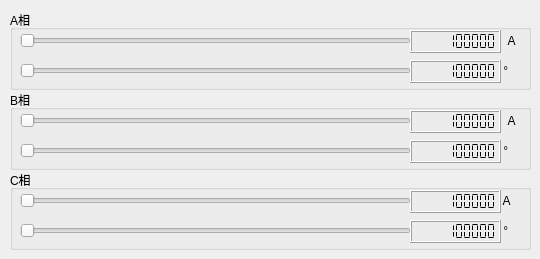
    <widget class="QWidget" name="I">
     <attribute name="title">
      <string>页</string>
     </attribute>
     <widget class="QGroupBox" name="group_S_I_C">
      <property name="geometry">
       <rect>
        <x>10</x>
        <y>170</y>
        <width>521</width>
        <height>80</height>
       </rect>
      </property>
      <property name="title">
       <string>C相</string>
      </property>
      <widget class="QSlider" name="S_I_IC">
       <property name="geometry">
        <rect>
         <x>10</x>
         <y>20</y>
         <width>391</width>
         <height>22</height>
        </rect>
       </property>
       <property name="orientation">
        <enum>Qt::Horizontal</enum>
       </property>
       <property name="tickPosition">
        <enum>QSlider::NoTicks</enum>
       </property>
       <property name="tickInterval">
        <number>1</number>
       </property>
      </widget>
      <widget class="QSlider" name="S_I_IC_Phase">
       <property name="geometry">
        <rect>
         <x>10</x>
         <y>50</y>
         <width>391</width>
         <height>22</height>
        </rect>
       </property>
       <property name="orientation">
        <enum>Qt::Horizontal</enum>
       </property>
       <property name="tickInterval">
        <number>1</number>
       </property>
      </widget>
      <widget class="QLabel" name="label_42">
       <property name="geometry">
        <rect>
         <x>490</x>
         <y>50</y>
         <width>21</width>
         <height>21</height>
        </rect>
       </property>
       <property name="text">
        <string> °</string>
       </property>
      </widget>
      <widget class="QLabel" name="label_43">
       <property name="geometry">
        <rect>
         <x>490</x>
         <y>20</y>
         <width>21</width>
         <height>21</height>
        </rect>
       </property>
       <property name="text">
        <string> A</string>
       </property>
      </widget>
      <widget class="QLCDNumber" name="S_I_IC_V">
       <property name="geometry">
        <rect>
         <x>400</x>
         <y>20</y>
         <width>91</width>
         <height>23</height>
        </rect>
       </property>
       <property name="toolTip">
        <string>电流（A）</string>
       </property>
       <property name="smallDecimalPoint">
        <bool>false</bool>
       </property>
       <property name="digitCount">
        <number>10</number>
       </property>
       <property name="segmentStyle">
        <enum>QLCDNumber::Flat</enum>
       </property>
       <property name="value" stdset="0">
        <double>123456789.000000000000000</double>
       </property>
      </widget>
      <widget class="QLCDNumber" name="S_I_IC_Phase_V">
       <property name="geometry">
        <rect>
         <x>400</x>
         <y>50</y>
         <width>91</width>
         <height>23</height>
        </rect>
       </property>
       <property name="toolTip">
        <string>电流相位（°）</string>
       </property>
       <property name="smallDecimalPoint">
        <bool>false</bool>
       </property>
       <property name="digitCount">
        <number>10</number>
       </property>
       <property name="segmentStyle">
        <enum>QLCDNumber::Flat</enum>
       </property>
       <property name="value" stdset="0">
        <double>123456789.000000000000000</double>
       </property>
      </widget>
     </widget>
     <widget class="QGroupBox" name="group_S_I_B">
      <property name="geometry">
       <rect>
        <x>10</x>
        <y>90</y>
        <width>521</width>
        <height>80</height>
       </rect>
      </property>
      <property name="title">
       <string>B相</string>
      </property>
      <widget class="QSlider" name="S_I_IB">
       <property name="geometry">
        <rect>
         <x>10</x>
         <y>20</y>
         <width>391</width>
         <height>22</height>
        </rect>
       </property>
       <property name="orientation">
        <enum>Qt::Horizontal</enum>
       </property>
       <property name="tickPosition">
        <enum>QSlider::NoTicks</enum>
       </property>
       <property name="tickInterval">
        <number>1</number>
       </property>
      </widget>
      <widget class="QSlider" name="S_I_IB_Phase">
       <property name="geometry">
        <rect>
         <x>10</x>
         <y>50</y>
         <width>391</width>
         <height>22</height>
        </rect>
       </property>
       <property name="orientation">
        <enum>Qt::Horizontal</enum>
       </property>
       <property name="tickInterval">
        <number>1</number>
       </property>
      </widget>
      <widget class="QLabel" name="label_44">
       <property name="geometry">
        <rect>
         <x>490</x>
         <y>50</y>
         <width>21</width>
         <height>21</height>
        </rect>
       </property>
       <property name="text">
        <string> °</string>
       </property>
      </widget>
      <widget class="QLabel" name="label_45">
       <property name="geometry">
        <rect>
         <x>495</x>
         <y>20</y>
         <width>21</width>
         <height>21</height>
        </rect>
       </property>
       <property name="text">
        <string> A</string>
       </property>
      </widget>
      <widget class="QLCDNumber" name="S_I_IB_V">
       <property name="geometry">
        <rect>
         <x>400</x>
         <y>20</y>
         <width>91</width>
         <height>23</height>
        </rect>
       </property>
       <property name="toolTip">
        <string>电流（A）</string>
       </property>
       <property name="smallDecimalPoint">
        <bool>false</bool>
       </property>
       <property name="digitCount">
        <number>10</number>
       </property>
       <property name="segmentStyle">
        <enum>QLCDNumber::Flat</enum>
       </property>
       <property name="value" stdset="0">
        <double>123456789.000000000000000</double>
       </property>
      </widget>
      <widget class="QLCDNumber" name="S_I_IB_Phase_V">
       <property name="geometry">
        <rect>
         <x>400</x>
         <y>50</y>
         <width>91</width>
         <height>23</height>
        </rect>
       </property>
       <property name="toolTip">
        <string>电流相位（°）</string>
       </property>
       <property name="smallDecimalPoint">
        <bool>false</bool>
       </property>
       <property name="digitCount">
        <number>10</number>
       </property>
       <property name="segmentStyle">
        <enum>QLCDNumber::Flat</enum>
       </property>
       <property name="value" stdset="0">
        <double>123456789.000000000000000</double>
       </property>
      </widget>
     </widget>
     <widget class="QGroupBox" name="group_S_I_A">
      <property name="geometry">
       <rect>
        <x>10</x>
        <y>10</y>
        <width>521</width>
        <height>80</height>
       </rect>
      </property>
      <property name="title">
       <string>A相</string>
      </property>
      <widget class="QSlider" name="S_I_IA">
       <property name="geometry">
        <rect>
         <x>10</x>
         <y>20</y>
         <width>391</width>
         <height>22</height>
        </rect>
       </property>
       <property name="orientation">
        <enum>Qt::Horizontal</enum>
       </property>
       <property name="tickPosition">
        <enum>QSlider::NoTicks</enum>
       </property>
       <property name="tickInterval">
        <number>1</number>
       </property>
      </widget>
      <widget class="QSlider" name="S_I_IA_Phase">
       <property name="geometry">
        <rect>
         <x>10</x>
         <y>50</y>
         <width>391</width>
         <height>22</height>
        </rect>
       </property>
       <property name="orientation">
        <enum>Qt::Horizontal</enum>
       </property>
       <property name="tickInterval">
        <number>1</number>
       </property>
      </widget>
      <widget class="QLabel" name="label_46">
       <property name="geometry">
        <rect>
         <x>490</x>
         <y>50</y>
         <width>21</width>
         <height>21</height>
        </rect>
       </property>
       <property name="text">
        <string> °</string>
       </property>
      </widget>
      <widget class="QLabel" name="label_47">
       <property name="geometry">
        <rect>
         <x>495</x>
         <y>20</y>
         <width>21</width>
         <height>21</height>
        </rect>
       </property>
       <property name="text">
        <string> A</string>
       </property>
      </widget>
      <widget class="QLCDNumber" name="S_I_IA_V">
       <property name="geometry">
        <rect>
         <x>400</x>
         <y>20</y>
         <width>91</width>
         <height>23</height>
        </rect>
       </property>
       <property name="toolTip">
        <string>电流（A）</string>
       </property>
       <property name="smallDecimalPoint">
        <bool>false</bool>
       </property>
       <property name="digitCount">
        <number>10</number>
       </property>
       <property name="segmentStyle">
        <enum>QLCDNumber::Flat</enum>
       </property>
       <property name="value" stdset="0">
        <double>123456789.000000000000000</double>
       </property>
      </widget>
      <widget class="QLCDNumber" name="S_I_IA_Phase_V">
       <property name="geometry">
        <rect>
         <x>400</x>
         <y>50</y>
         <width>91</width>
         <height>23</height>
        </rect>
       </property>
       <property name="toolTip">
        <string>电流相位（°）</string>
       </property>
       <property name="smallDecimalPoint">
        <bool>false</bool>
       </property>
       <property name="digitCount">
        <number>10</number>
       </property>
       <property name="segmentStyle">
        <enum>QLCDNumber::Flat</enum>
       </property>
       <property name="value" stdset="0">
        <double>123456789.000000000000000</double>
       </property>
      </widget>
     </widget>
    </widget>
